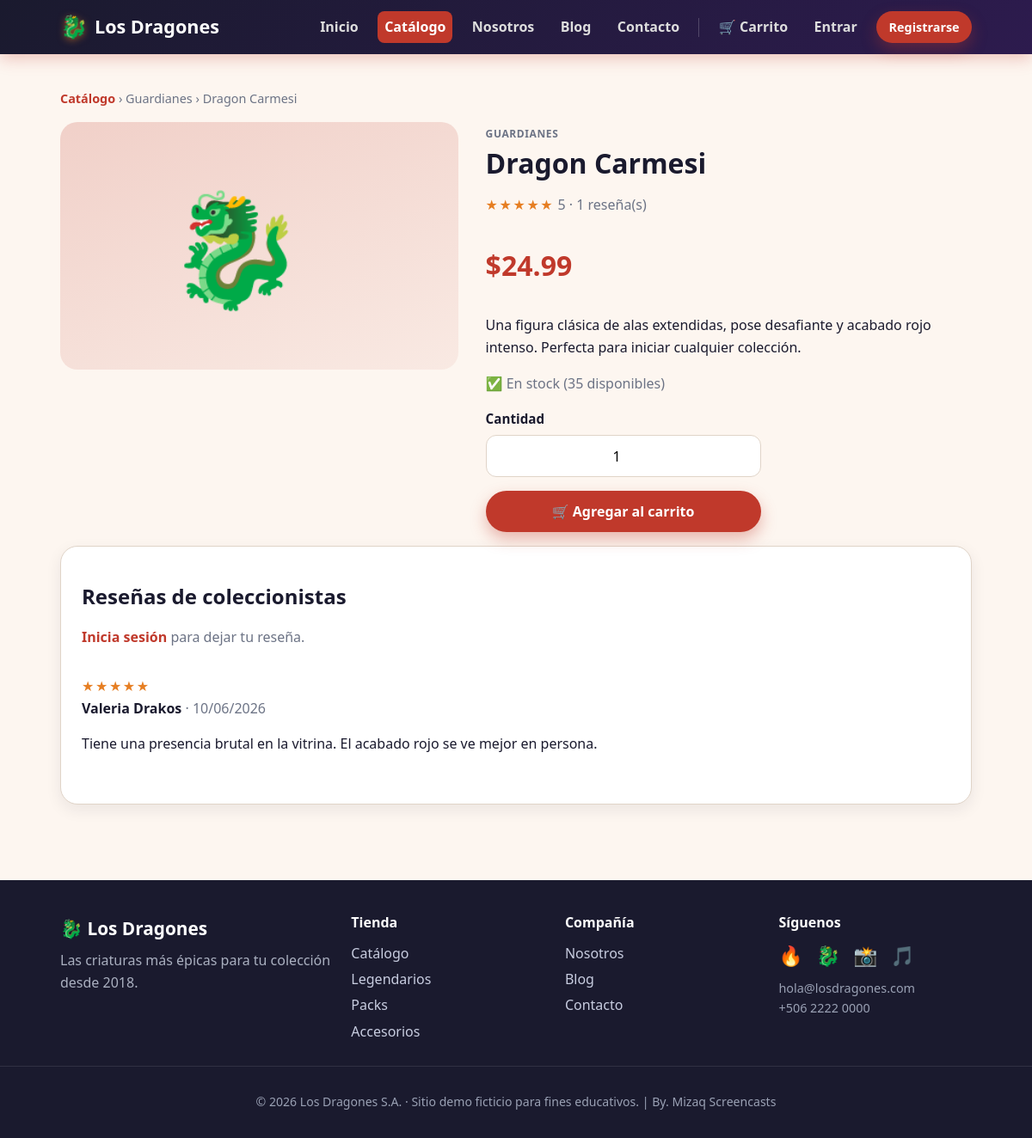
/producto.php?slug=dragon-carmesi, run on the app's committed database.
### tables this page shows
CREATE TABLE IF NOT EXISTS productos (
    id BIGINT UNSIGNED AUTO_INCREMENT PRIMARY KEY,
    categoria_id BIGINT UNSIGNED NULL,
    nombre VARCHAR(120) NOT NULL,
    slug VARCHAR(120) NOT NULL,
    descripcion TEXT NULL,
    precio DECIMAL(10, 2) NOT NULL DEFAULT 0.00,
    emoji VARCHAR(16) NOT NULL DEFAULT '🐉',
    imagen VARCHAR(255) NULL,
    color_hex VARCHAR(7) NOT NULL DEFAULT '#C0392B',
    stock INT NOT NULL DEFAULT 0,
    destacado TINYINT(1) NOT NULL DEFAULT 0,
    estado ENUM('activo', 'inactivo') NOT NULL DEFAULT 'activo',
    fecha_creacion TIMESTAMP NOT NULL DEFAULT CURRENT_TIMESTAMP,
    UNIQUE KEY uk_productos_slug (slug),
    KEY idx_productos_categoria (categoria_id),
    CONSTRAINT fk_productos_categoria FOREIGN KEY (categoria_id)
        REFERENCES categorias (id) ON DELETE SET NULL
);

CREATE TABLE IF NOT EXISTS categorias (
    id BIGINT UNSIGNED AUTO_INCREMENT PRIMARY KEY,
    nombre VARCHAR(80) NOT NULL,
    slug VARCHAR(80) NOT NULL,
    descripcion VARCHAR(255) NULL,
    UNIQUE KEY uk_categorias_slug (slug)
);

CREATE TABLE IF NOT EXISTS resenas (
    id BIGINT UNSIGNED AUTO_INCREMENT PRIMARY KEY,
    producto_id BIGINT UNSIGNED NOT NULL,
    usuario_id BIGINT UNSIGNED NOT NULL,
    calificacion TINYINT UNSIGNED NOT NULL DEFAULT 5,
    comentario VARCHAR(500) NULL,
    fecha_creacion TIMESTAMP NOT NULL DEFAULT CURRENT_TIMESTAMP,
    KEY idx_resenas_producto (producto_id),
    KEY idx_resenas_usuario (usuario_id),
    UNIQUE KEY uk_resena_usuario_producto (producto_id, usuario_id),
    CONSTRAINT fk_resenas_producto FOREIGN KEY (producto_id)
        REFERENCES productos (id) ON DELETE CASCADE,
    CONSTRAINT fk_resenas_usuario FOREIGN KEY (usuario_id)
        REFERENCES usuarios (id) ON DELETE CASCADE
);

CREATE TABLE IF NOT EXISTS usuarios (
    id BIGINT UNSIGNED AUTO_INCREMENT PRIMARY KEY,
    nombre VARCHAR(120) NOT NULL,
    correo VARCHAR(150) NOT NULL,
    usuario VARCHAR(50) NOT NULL,
    password_hash VARCHAR(255) NOT NULL,
    telefono VARCHAR(30) NULL,
    direccion VARCHAR(255) NULL,
    estado ENUM('activo', 'inactivo') NOT NULL DEFAULT 'activo',
    fecha_creacion TIMESTAMP NOT NULL DEFAULT CURRENT_TIMESTAMP,
    UNIQUE KEY uk_usuarios_correo (correo),
    UNIQUE KEY uk_usuarios_usuario (usuario)
);

### includes/helpers.php (called while the page is built, shortened)
<?php
function e(?string $value): string
{
    return htmlspecialchars((string) $value, ENT_QUOTES, 'UTF-8');
}

### includes/auth.php (called while the page is built, shortened)
<?php
require_once __DIR__ . '/../config.php';
require_once __DIR__ . '/helpers.php';
function is_authenticated(): bool
{
    return !empty($_SESSION['user_id']);
}
function current_user(): ?array
{
    if (!is_authenticated()) {
        return null;
    }
    $user = find_user_by_id((int) $_SESSION['user_id']);
    return $user;
}

### config.php (called while the page is built, shortened)
<?php
function db(): PDO
{
    static $pdo = null;
    if ($pdo instanceof PDO) {
        return $pdo;
    }
    $dsn = sprintf(
        'mysql:host=%s;port=%s;dbname=%s;charset=utf8mb4',
        DB_HOST,
        DB_PORT,
        DB_NAME
    );
    $options = [
        PDO::ATTR_ERRMODE => PDO::ERRMODE_EXCEPTION,
        PDO::ATTR_DEFAULT_FETCH_MODE => PDO::FETCH_ASSOC,
        PDO::ATTR_EMULATE_PREPARES => false,
    ];
    $pdo = new PDO($dsn, DB_USER, DB_PASS, $options);
    return $pdo;
}

### includes/catalog.php (called while the page is built, shortened)
<?php
require_once __DIR__ . '/../config.php';
function get_producto_por_slug(string $slug): ?array
{
    $sql = "SELECT p.id, p.nombre, p.slug, p.descripcion, p.precio, p.emoji, p.imagen, p.color_hex,
                   p.stock, p.destacado, c.nombre AS categoria, c.slug AS categoria_slug
            FROM productos p
            LEFT JOIN categorias c ON c.id = p.categoria_id
            WHERE p.slug = :slug AND p.estado = 'activo'
            LIMIT 1";
    $stmt = db()->prepare($sql);
    $stmt->execute(['slug' => $slug]);
    return $stmt->fetch() ?: null;
}
function get_resenas_de_producto(int $productoId): array
{
    $stmt = db()->prepare(
        'SELECT r.id, r.calificacion, r.comentario, r.fecha_creacion,
                r.usuario_id, u.nombre AS autor
         FROM resenas r
         JOIN usuarios u ON u.id = r.usuario_id
         WHERE r.producto_id = :producto_id
         ORDER BY r.fecha_creacion DESC'
    );
    $stmt->execute(['producto_id' => $productoId]);
    return $stmt->fetchAll();
}
function get_resumen_resenas(int $productoId): array
{
    $stmt = db()->prepare(
        'SELECT COUNT(*) AS total, COALESCE(AVG(calificacion), 0) AS promedio
         FROM resenas WHERE producto_id = :producto_id'
    );
    $stmt->execute(['producto_id' => $productoId]);
    $row = $stmt->fetch();
    return [
        'total' => (int) ($row['total'] ?? 0),
        'promedio' => round((float) ($row['promedio'] ?? 0), 1),
    ];
}

### producto.php (the view, shortened to what this page needs)
<?php
require_once __DIR__ . '/config.php';
require_once __DIR__ . '/includes/layout.php';
require_once __DIR__ . '/includes/catalog.php';
$slug = trim((string) ($_GET['slug'] ?? ''));
$producto = $slug !== '' ? get_producto_por_slug($slug) : null;
$productoId = (int) $producto['id'];
$user = current_user();
$resenas = get_resenas_de_producto($productoId);
$resumen = get_resumen_resenas($productoId);
$miResena = $user ? get_resena_de_usuario_para_producto((int) $user['id'], $productoId) : null;
render_header($producto['nombre'], 'productos');
?>
<section class="section">
    <div class="container">
        <p class="breadcrumb"><a href="productos.php">Catálogo</a> › <?= e($producto['categoria'] ?? 'General') ?> › <?= e($producto['nombre']) ?></p>
        <div class="detail">
            <div class="detail__media" style="background: linear-gradient(160deg, <?= e($producto['color_hex']) ?>33, <?= e($producto['color_hex']) ?>11);">
                <?= producto_img($producto, 'media-img') ?>
            </div>
            <div>
                <span class="product__cat"><?= e($producto['categoria'] ?? 'General') ?></span>
                <h1 class="page-title"><?= e($producto['nombre']) ?></h1>
                <p class="muted">
                    <span class="review__stars"><?= e(stars((int) round($resumen['promedio']))) ?></span>
                    <?= $resumen['total'] > 0 ? e((string) $resumen['promedio']) . ' · ' . (int) $resumen['total'] . ' reseña(s)' : 'Sin reseñas todavía' ?>
                </p>
                <p class="detail__price"><?= e(money($producto['precio'])) ?></p>
                <p><?= nl2br(e($producto['descripcion'] ?? '')) ?></p>
                <p class="muted"><?= (int) $producto['stock'] > 0 ? '✅ En stock (' . (int) $producto['stock'] . ' disponibles)' : '❌ Agotado' ?></p>
                <form method="post" action="carrito.php" class="form" style="max-width:320px;">
                    <div class="form__group">
                        <span>Cantidad</span>
                        <input class="qty" type="number" name="cantidad" value="1" min="1" max="<?= max(1, (int) $producto['stock']) ?>">
                    </div>
                    <button type="submit" class="button button--primary button--block"<?= (int) $producto['stock'] <= 0 ? ' disabled' : '' ?>>🛒 Agregar al carrito</button>
                </form>
            </div>
        </div>
        <div class="card mt-2">
            <h2>Reseñas de coleccionistas</h2>
            <?php if ($user): ?>
                <form method="post" class="form mb-2" style="max-width:520px;">
                    <?= csrf_input() ?>
                    <input type="hidden" name="action" value="resena">
                    <div class="form__group">
                        <span><?= $miResena ? 'Actualiza tu reseña' : 'Deja tu reseña' ?></span>
                        <select name="calificacion">
                            <?php for ($i = 5; $i >= 1; $i--): ?>
                                <option value="<?= $i ?>"<?= ($miResena && (int) $miResena['calificacion'] === $i) || (!$miResena && $i === 5) ? ' selected' : '' ?>>
                                    <?= str_repeat('★', $i) ?> (<?= $i ?>)
                                </option>
                            <?php endfor; ?>
                        </select>
                    </div>
                    <div class="form__group">
                        <textarea name="comentario" maxlength="500" placeholder="Cuéntanos qué te pareció…"><?= e($miResena['comentario'] ?? '') ?></textarea>
                    </div>
                    <button type="submit" class="button button--secondary"><?= $miResena ? 'Actualizar reseña' : 'Publicar reseña' ?></button>
                </form>
            <?php else: ?>
                <p class="muted"><a href="login.php">Inicia sesión</a> para dejar tu reseña.</p>
            <?php endif; ?>
            <?php if ($resenas === []): ?>
                <p class="muted">Sé el primero en reseñar este dragón.</p>
            <?php else: ?>
                <?php foreach ($resenas as $r): ?>
                    <div class="review">
                        <div class="review__stars"><?= e(stars((int) $r['calificacion'])) ?></div>
                        <strong><?= e($r['autor']) ?></strong>
                        <span class="muted"> · <?= e(date('d/m/Y', strtotime((string) $r['fecha_creacion']))) ?></span>
                        <?php if (!empty($r['comentario'])): ?><p><?= nl2br(e($r['comentario'])) ?></p><?php endif; ?>
                    </div>
                <?php endforeach; ?>
            <?php endif; ?>
        </div>
    </div>
</section>
<?php
render_footer();

### includes/layout.php (shortened to what this page needs)
<?php
require_once __DIR__ . '/helpers.php';
require_once __DIR__ . '/auth.php';
function nav_links(): array
{
    return [
        'inicio'    => ['Inicio', 'index.php'],
        'productos' => ['Catálogo', 'productos.php'],
        'nosotros'  => ['Nosotros', 'nosotros.php'],
        'blog'      => ['Blog', 'blog.php'],
        'contacto'  => ['Contacto', 'contacto.php'],
    ];
}
function render_header(string $title, string $active = ''): void
{
    $user = current_user();
    $cartCount = cart_count();
    ?>
<!DOCTYPE html>
<html lang="es">
<head>
    <link rel="stylesheet" href="assets/css/styles.css">
</head>
<body>
    <header class="navbar">
        <div class="navbar__inner">
            <a class="navbar__brand" href="index.php">
                <span class="navbar__logo">🐉</span>
                <span class="navbar__name">Los Dragones</span>
            </a>
            <nav class="navbar__nav">
                <?php foreach (nav_links() as $key => [$label, $href]): ?>
                    <a
                        class="navbar__link<?= $active === $key ? ' is-active' : '' ?>"
                        href="<?= e($href) ?>"
                    ><?= e($label) ?></a>
                <?php endforeach; ?>
                <?php if ($user): ?>
                    <a class="navbar__link<?= $active === 'carrito' ? ' is-active' : '' ?>" href="carrito.php">
                        🛒 Carrito<?php if ($cartCount > 0): ?> <span class="navbar__badge"><?= (int) $cartCount ?></span><?php endif; ?>
                    </a>
                    <a class="navbar__link<?= $active === 'cuenta' ? ' is-active' : '' ?>" href="dashboard.php">Mi cuenta</a>
                    <form method="post" action="logout.php" class="navbar__logout">
                        <?= csrf_input() ?>
                        <button type="submit" class="button button--ghost button--sm">Salir</button>
                    </form>
                <?php else: ?>
                    <a class="navbar__link<?= $active === 'carrito' ? ' is-active' : '' ?>" href="carrito.php">
                        🛒 Carrito<?php if ($cartCount > 0): ?> <span class="navbar__badge"><?= (int) $cartCount ?></span><?php endif; ?>
                    </a>
                    <a class="navbar__link" href="login.php">Entrar</a>
                    <a class="button button--primary button--sm" href="registro.php">Registrarse</a>
                <?php endif; ?>
            </nav>
        </div>
    </header>
    <main class="site-main">
<?php
}
function render_footer(): void
{
    $year = '2026';
    ?>
    </main>
    <footer class="footer">
        <div class="footer__inner">
            <div class="footer__col">
                <div class="footer__brand"><span>🐉</span> Los Dragones</div>
                <p class="footer__tagline">Las criaturas más épicas para tu colección desde 2018.</p>
            </div>
            <div class="footer__col">
                <h4>Tienda</h4>
                <a href="productos.php">Catálogo</a>
                <a href="productos.php?categoria=legendarios">Legendarios</a>
                <a href="productos.php?categoria=packs">Packs</a>
                <a href="productos.php?categoria=accesorios">Accesorios</a>
            </div>
            <div class="footer__col">
                <h4>Compañía</h4>
                <a href="nosotros.php">Nosotros</a>
                <a href="blog.php">Blog</a>
                <a href="contacto.php">Contacto</a>
            </div>
            <div class="footer__col">
                <h4>Síguenos</h4>
                <p class="footer__social">🔥 🐉 📸 🎵</p>
                <p class="footer__muted">hola@losdragones.com<br>+506 2222 0000</p>
            </div>
        </div>
        <div class="footer__bottom">
            <p>© <?= e($year) ?> Los Dragones S.A. · Sitio demo ficticio para fines educativos. | By. Mizaq Screencasts</p>
        </div>
    </footer>
</body>
</html>
<?php
}
function money(float|string|int $amount): string
{
    return '$' . number_format((float) $amount, 2, '.', ',');
}
function stars(int $rating): string
{
    $rating = max(0, min(5, $rating));
    return str_repeat('★', $rating) . str_repeat('☆', 5 - $rating);
}
function producto_img(array $datos, string $class = 'media-img'): string
{
    $src = trim((string) ($datos['imagen'] ?? ''));
    return '<span class="' . e($class) . ' media-img--emoji">' . e((string) ($datos['emoji'] ?? '🐉')) . '</span>';
}

### data on the page
productos: categoria.nombre "Guardianes", nombre "Dragon Carmesi", emoji "🐉", categoria.nombre "GUARDIANES", precio "$24.99", descripcion "Una figura clásica de alas extendidas, pose desafiante y acabado rojo intenso. Perfecta para iniciar cualquier colección.", stock "35"
resenas: calificacion "★★★★★", usuario.nombre "Valeria Drakos", fecha_creacion "10/06/2026", comentario "Tiene una presencia brutal en la vitrina. El acabado rojo se ve mejor en persona."

### other printed values
$label "Inicio"
$label "Catálogo"
$label "Nosotros"
$label "Blog"
$label "Contacto"
stars((int) round($resumen['promedio'])) "★★★★★"
$resumen['promedio'] "5"
$resumen['total'] "1"
$year "2026"
